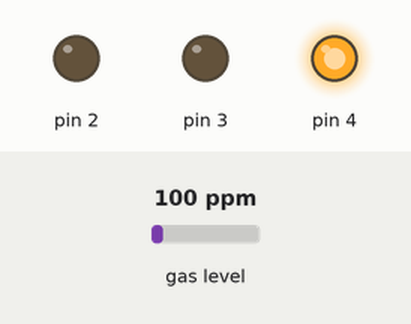
Simulated run of this sketch. Board: Arduino Uno, built with avr-gcc and run on an emulated ATmega328P. Shown: output pins drawn as LEDs (lit = HIGH). The inputs (shaded band) are chosen by the test bench; at power-on: gas level 100 ppm. What the sketch prints to the serial monitor is not drawn.

Above: at 0.1 s.
Timing chart, 0 to 1.6 s (numbered marks = the images above):
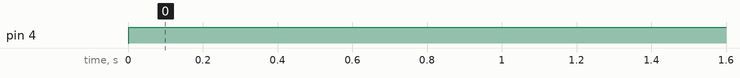

The sketch:

024_MQ6_LED.ino
```cpp
#include <MQUnifiedsensor.h>

#define placa "Arduino UNO"
#define Voltage_Resolution 5
#define pin A0
#define type "MQ-6"
#define ADC_Bit_Resolution 10
#define RatioMQ6CleanAir 10

MQUnifiedsensor MQ6(placa, Voltage_Resolution, ADC_Bit_Resolution, pin, type);

void setup() {
  Serial.begin(9600);
  pinMode(2,OUTPUT);
  pinMode(3,OUTPUT);
  pinMode(4,OUTPUT);
  MQ6.setRegressionMethod(1); //_PPM =  a*ratio^b
  MQ6.setA(2127.2); MQ6.setB(-2.526); // Configurate the ecuation values to get CH4 concentration

  MQ6.init();

  Serial.print("Calibrating please wait.");
  float calcR0 = 0;
  for(int i = 1; i<=10; i ++)
  {
    MQ6.update(); // Update data, the arduino will be read the voltage on the analog pin
    calcR0 += MQ6.calibrate(RatioMQ6CleanAir);
    Serial.print(".");
  }
  MQ6.setR0(calcR0/10);
  Serial.println("  done!.");

}

void loop() {
  MQ6.update();
  float sensor = MQ6.readSensor();
  Serial.println(sensor);
  if(sensor > 10000){
    digitalWrite(2,HIGH);
    digitalWrite(3,LOW);
    digitalWrite(4,LOW);
  }else if(sensor > 5000){
    digitalWrite(2,LOW);
    digitalWrite(3,HIGH);
    digitalWrite(4,LOW);
  }else{
    digitalWrite(2,LOW);
    digitalWrite(3,LOW);
    digitalWrite(4,HIGH);
  }
  delay(500);
}
```

Measured:
- by itself, pin 4: LOW → HIGH at 0.00 s
